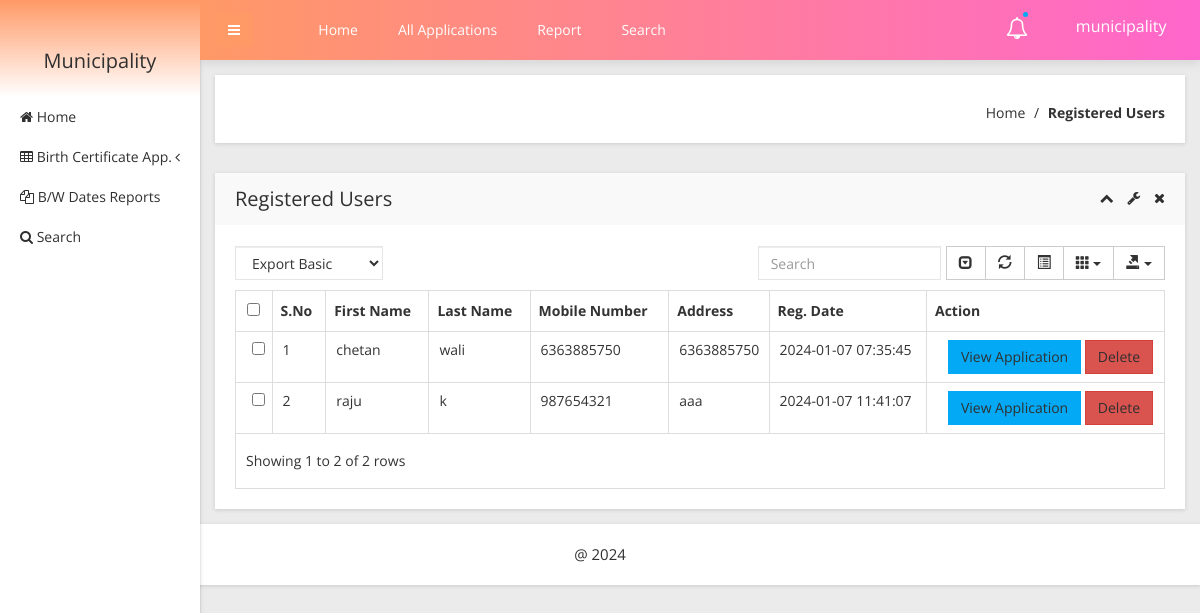
The app's page /obcs/admin/registered-users.php (signed in) with its own data.
### tables this page shows
CREATE TABLE `tbluser` (
  `ID` int(10) NOT NULL,
  `FirstName` varchar(200) DEFAULT NULL,
  `LastName` varchar(200) DEFAULT NULL,
  `MobileNumber` bigint(10) DEFAULT NULL,
  `Address` mediumtext DEFAULT NULL,
  `Password` varchar(200) NOT NULL,
  `RegDate` timestamp NULL DEFAULT current_timestamp()
);

### obcs/admin/registered-users.php (the view, shortened to what this page needs)
<?php
include('includes/dbconnection.php');
if (strlen($_SESSION['obcsaid']==0)) {
  header('location:logout.php');
  } else{
  ?>
<!doctype html>
<html class="no-js" lang="en">
<head>
    <link rel="stylesheet" href="css/bootstrap.min.css">
    <link rel="stylesheet" href="css/font-awesome.min.css">
    <link rel="stylesheet" href="css/adminpro-custon-icon.css">
    <link rel="stylesheet" href="css/meanmenu.min.css">
    <link rel="stylesheet" href="css/jquery.mCustomScrollbar.min.css">
    <link rel="stylesheet" href="css/animate.css">
    <link rel="stylesheet" href="css/data-table/bootstrap-table.css">
    <link rel="stylesheet" href="css/data-table/bootstrap-editable.css">
    <link rel="stylesheet" href="css/normalize.css">
    <link rel="stylesheet" href="css/c3.min.css">
    <link rel="stylesheet" href="style.css">
    <link rel="stylesheet" href="css/responsive.css">
</head>
<body class="materialdesign">
    <div class="wrapper-pro">
      <?php include_once('includes/sidebar.php');?>
        <?php include_once('includes/header.php');?>
            <div class="breadcome-area mg-b-30 small-dn">
                <div class="container-fluid">
                    <div class="row">
                        <div class="col-lg-12">
                            <div class="breadcome-list shadow-reset">
                                <div class="row">
                                    <div class="col-lg-12">
                                        <ul class="breadcome-menu">
                                            <li><a href="dashboard.php">Home</a> <span class="bread-slash">/</span>
                                            </li>
                                            <li><span class="bread-blod">Registered Users</span>
                                            </li>
                                        </ul>
                                    </div>
                                </div>
                            </div>
                        </div>
                    </div>
                </div>
            </div>
            <div class="data-table-area mg-b-15">
                <div class="container-fluid">
                    <div class="row">
                        <div class="col-lg-12">
                            <div class="sparkline13-list shadow-reset">
                                <div class="sparkline13-hd">
                                    <div class="main-sparkline13-hd">
                                        <h1>Registered Users</h1>
                                        <div class="sparkline13-outline-icon">
                                            <span class="sparkline13-collapse-link"><i class="fa fa-chevron-up"></i></span>
                                            <span><i class="fa fa-wrench"></i></span>
                                            <span class="sparkline13-collapse-close"><i class="fa fa-times"></i></span>
                                        </div>
                                    </div>
                                </div>
                                <div class="sparkline13-graph">
                                    <div class="datatable-dashv1-list custom-datatable-overright">
                                        <div id="toolbar">
                                            <select class="form-control">
                                                <option value="">Export Basic</option>
                                            </select>
                                        </div>
                                        <table id="table" data-toggle="table" data-pagination="true" data-search="true" data-show-columns="true" data-show-pagination-switch="true" data-show-refresh="true" data-key-events="true" data-show-toggle="true" data-resizable="true" data-cookie="true" data-cookie-id-table="saveId" data-show-export="true" data-click-to-select="true" data-toolbar="#toolbar">
                                            <thead>
                                                <tr>
                                                    <th>S.No</th>
                                                    <th>First Name</th>
                                                    <th>Last Name</th>
                                                    <th >Mobile Number</th>
                                                    <th>Address</th>
                                                    <th>Reg. Date</th>
                                                    <th data-field="action">Action</th>
                                                </tr>
                                            </thead>
                                            <tbody>
                                              <?php
$sql="SELECT * from tbluser";
$query = $dbh -> prepare($sql);
$query->execute();
$results=$query->fetchAll(PDO::FETCH_OBJ);
$cnt=1;
if($query->rowCount() > 0)
{
foreach($results as $row)
{               ?>
                                                <tr>
                                                    <td><?php echo htmlentities($cnt);?></td>
                                                    <td><?php  echo htmlentities($row->FirstName);?></td>
                                                    <td><?php  echo htmlentities($row->LastName);?></td>
                                                   <td><?php  echo htmlentities($row->MobileNumber);?></td>
                                                    <td><?php  echo htmlentities($row->Address);?></td>
                <td><?php  echo htmlentities($row->RegDate);?>
                  </td>
                                                    <td class="datatable-ct"><a href="users-applications.php?userid=<?php echo htmlentities ($row->ID);?>&&fname=<?php  echo htmlentities($row->FirstName);?>" class="btn btn-primary" target="_blank">View Application</a>
<a href="registered-users.php?del=<?php echo htmlentities($row->ID);?>" onclick="return confirm('Do you really want to delete?');" class="btn btn-danger">Delete</a>
                                                    </td>
                                                </tr>
                                             <?php $cnt=$cnt+1;}} ?>
                                            </tbody>
                                        </table>
                                    </div>
                                </div>
                            </div>
                        </div>
                    </div>
                </div>
            </div>
        </div>
    </div>
  <?php include_once('includes/footer.php');?>
</body>
</html><?php }  ?>

### obcs/admin/includes/sidebar.php (shortened to what this page needs)
     <?php
include('includes/dbconnection.php');
if (strlen($_SESSION['obcsaid']==0)) {
  header('location:logout.php');
  } else{
  ?>
  <div class="left-sidebar-pro">
            <nav id="sidebar">
                <div class="sidebar-header">
                    <?php
$aid=$_SESSION['obcsaid'];
$sql="SELECT AdminName,Email from  tbladmin where ID=:aid";
$query = $dbh -> prepare($sql);
$query->bindParam(':aid',$aid,PDO::PARAM_STR);
$query->execute();
$results=$query->fetchAll(PDO::FETCH_OBJ);
$cnt=1;
if($query->rowCount() > 0)
{
foreach($results as $row)
{               ?>
                    <h3>Municipality</h3>
                  <?php $cnt=$cnt+1;}} ?>
                </div>
                <div class="left-custom-menu-adp-wrap">
                    <ul class="nav navbar-nav left-sidebar-menu-pro">
                        <li class="nav-item">
                            <a href="dashboard.php" role="button" aria-expanded="false"><i class="fa big-icon fa-home"></i> <span class="mini-dn">Home</span> </a>
                        </li>
                        <li class="nav-item"><a href="#" data-toggle="dropdown" role="button" aria-expanded="false" class="nav-link dropdown-toggle"><i class="fa big-icon fa-table"></i> <span class="mini-dn">Birth Certificate App.</span> <span class="indicator-right-menu mini-dn"><i class="fa indicator-mn fa-angle-left"></i></span></a>
                        </li>
                        <li class="nav-item">
                            <a href="between-dates-report.php" role="button" aria-expanded="false"><i class="fa big-icon fa-files-o"></i> <span class="mini-dn">B/W Dates Reports</span> </a>
                        </li>
                        <li class="nav-item">
                            <a href="search.php" role="button" aria-expanded="false"><i class="fa fa-search"></i> <span class="mini-dn">Search</span> </a>
                    </ul>
                </div>
            </nav>
        </div>
        <?php }  ?>

### obcs/admin/includes/header.php (shortened to what this page needs)
      <?php
include('includes/dbconnection.php');
if (strlen($_SESSION['obcsaid']==0)) {
  header('location:logout.php');
  } else{
  ?>
 <div class="content-inner-all">
            <div class="header-top-area">
                <div class="fixed-header-top">
                    <div class="container-fluid">
                        <div class="row">
                            <div class="col-lg-1 col-md-6 col-sm-6 col-xs-12">
                                <button type="button" id="sidebarCollapse" class="btn bar-button-pro header-drl-controller-btn btn-info navbar-btn">
                                    <i class="fa fa-bars"></i>
                                </button>
                            </div>
                            <div class="col-lg-6 col-md-1 col-sm-1 col-xs-12">
                                <div class="header-top-menu tabl-d-n">
                                    <ul class="nav navbar-nav mai-top-nav">
                                        <li class="nav-item"><a href="dashboard.php" class="nav-link">Home</a>
                                        </li>
                                        <li class="nav-item"><a href="all-applications.php" class="nav-link">All Applications</a>
                                        </li>
                                        <li class="nav-item"><a href="between-dates-report.php" class="nav-link">Report</a>
                                        </li>
                                        <li class="nav-item"><a href="search.php" class="nav-link">Search</a>
                                        </li>
                                    </ul>
                                </div>
                            </div>
                            <div class="col-lg-5 col-md-5 col-sm-6 col-xs-12">
                                <div class="header-right-info">
                                    <ul class="nav navbar-nav mai-top-nav header-right-menu">
                                        <li class="nav-item"><a href="new-birth-application.php" data-toggle="dropdown" role="button" aria-expanded="false" class="nav-link dropdown-toggle"><i class="fa fa-bell-o" aria-hidden="true"></i><span class="indicator-nt"></span></a>
                                        </li>
                                        <li class="nav-item">
                                            <a href="#" data-toggle="dropdown" role="button" aria-expanded="false" class="nav-link dropdown-toggle">
                                                <?php
$aid=$_SESSION['obcsaid'];
$sql="SELECT AdminName,Email from  tbladmin where ID=:aid";
$query = $dbh -> prepare($sql);
$query->bindParam(':aid',$aid,PDO::PARAM_STR);
$query->execute();
$results=$query->fetchAll(PDO::FETCH_OBJ);
$cnt=1;
if($query->rowCount() > 0)
{
foreach($results as $row)
{               ?>
                                                <span class="adminpro-icon adminpro-user-rounded header-riht-inf"></span>
                                                <span class="admin-name"><?php  echo $row->AdminName;?></span>
                                                <span class="author-project-icon adminpro-icon adminpro-down-arrow"></span><?php $cnt=$cnt+1;}} ?>
                                            </a>
                                        </li>
                                    </ul>
                                </div>
                            </div>
                        </div>
                    </div>
                </div>
            </div><?php }  ?>

### records on screen
tbluser: FirstName "chetan", LastName "wali", MobileNumber "6363885750", Address "6363885750", RegDate "2024-01-07 07:35:45"
tbluser: FirstName "raju", LastName "k", MobileNumber "987654321", Address "aaa", RegDate "2024-01-07 11:41:07"

### other values on screen
$row->AdminName "municipality"
